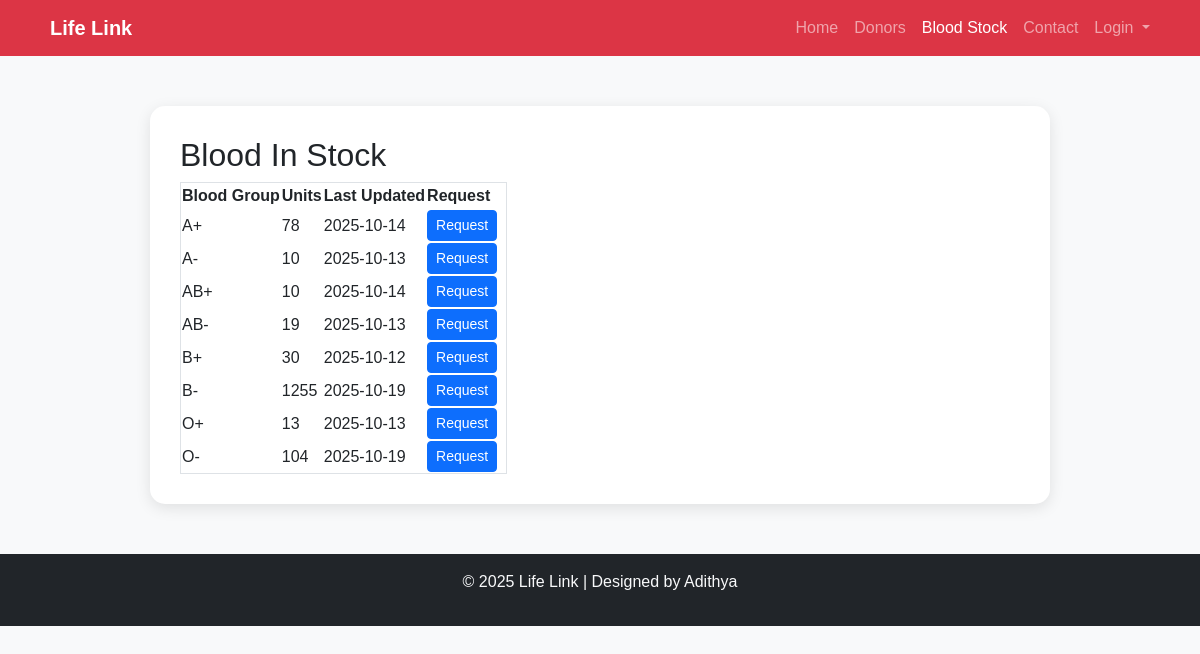
The page /stock_details/ on the database as committed earlier.
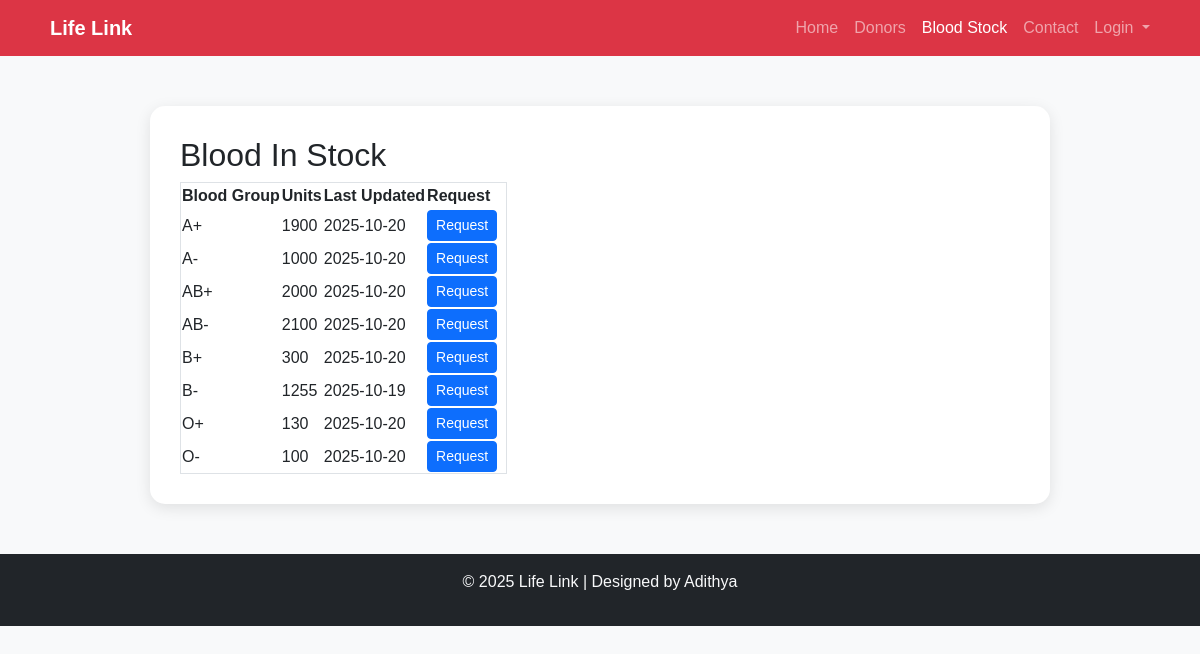
The same page on the database as committed later.
### blood_bank_app/models.py (models this page shows, shortened)
class BloodStock(models.Model):
    BLOOD_GROUPS = BLOOD_GROUP_CHOICES
    blood_group = models.CharField(max_length=3, choices=BLOOD_GROUPS, unique=True)
    units = models.PositiveIntegerField(default=0)
    last_updated = models.DateTimeField(auto_now=True)

### blood_bank_app/views.py (the view)
# urls.py: path('stock_details/', views.stock_details, name='stock_details'),
def stock_details(request):
    stocks = BloodStock.objects.all().order_by('blood_group')
    return render(request, 'patient/stock_details.html', {'stocks': stocks})

### blood_bank_app/templates/patient/stock_details.html (shortened to what this page needs)
<!DOCTYPE html>
<html lang="en">
<head>
  <link href="https://cdn.jsdelivr.net/npm/bootstrap@5.3.3/dist/css/bootstrap.min.css" rel="stylesheet">
</head>
<body>
  <nav class="navbar navbar-expand-lg navbar-dark bg-danger">
    <div class="container">
      <a class="navbar-brand fw-bold" href="#">Life Link</a>
      <div class="collapse navbar-collapse" id="navbarNav">
        <ul class="navbar-nav ms-auto">
          <li class="nav-item"><a class="nav-link" href="{% url 'home' %}">Home</a></li>
          <li class="nav-item"><a class="nav-link" href="#">Donors</a></li>
          <li class="nav-item"><a class="nav-link active" href="{% url 'blood_stock_list' %}">Blood Stock</a></li>
          <li class="nav-item"><a class="nav-link" href="{% url 'contact' %}">Contact</a></li>
          <li class="nav-item dropdown">
            <a class="nav-link dropdown-toggle" href="#" id="loginDropdown" role="button" data-bs-toggle="dropdown">
              Login
            </a>
          </li>
        </ul>
      </div>
    </div>
  </nav>
  <section class="contact-section">
    <div class="contact-card">
      <h2>Blood In Stock</h2>
    <table class="border">
        <thead>
            <tr>
                <th>Blood Group</th>
                <th>Units</th>
                <th>Last Updated</th>
                <th>Request</th>
            </tr>
        </thead>
        <tbody>
            {% for stock in stocks %}
            <tr>
                <td>{{ stock.blood_group }}</td>
                <td>{{ stock.units }}</td>
                <td>{{ stock.last_updated|date:"Y-m-d" }}</td>
                <td>
                  <a href="{% url 'update_blood_stock' stock.id %}" class="btn btn-primary btn-sm me-2">
                     Request
                  </a>
                </td>
            </tr>
            {% empty %}
            <tr><td colspan="4">No stock records found.</td></tr>
            {% endfor %}
        </tbody>
    </table>
    </div>
  </section>
  <footer class="text-center py-3 bg-dark text-light">
    <p>© 2025 Life Link  | Designed by Adithya</p>
  </footer>
</body>
</html>

Rows that differ between the two databases and show on the page:
changed BloodStock (number 1 of 8 on the later page): units "78" → "1900"; last_updated "2025-10-14" → "2025-10-20"
changed BloodStock (number 2 of 8 on the later page): units "10" → "1000"; last_updated "2025-10-13" → "2025-10-20"
changed BloodStock "AB+": units "10" → "2000"; last_updated "2025-10-14" → "2025-10-20"
changed BloodStock "AB-": units "19" → "2100"; last_updated "2025-10-13" → "2025-10-20"
changed BloodStock (number 5 of 8 on the later page): units "30" → "300"; last_updated "2025-10-12" → "2025-10-20"
changed BloodStock (number 7 of 8 on the later page): units "13" → "130"; last_updated "2025-10-13" → "2025-10-20"
changed BloodStock (number 8 of 8 on the later page): units "104" → "100"; last_updated "2025-10-19" → "2025-10-20"
